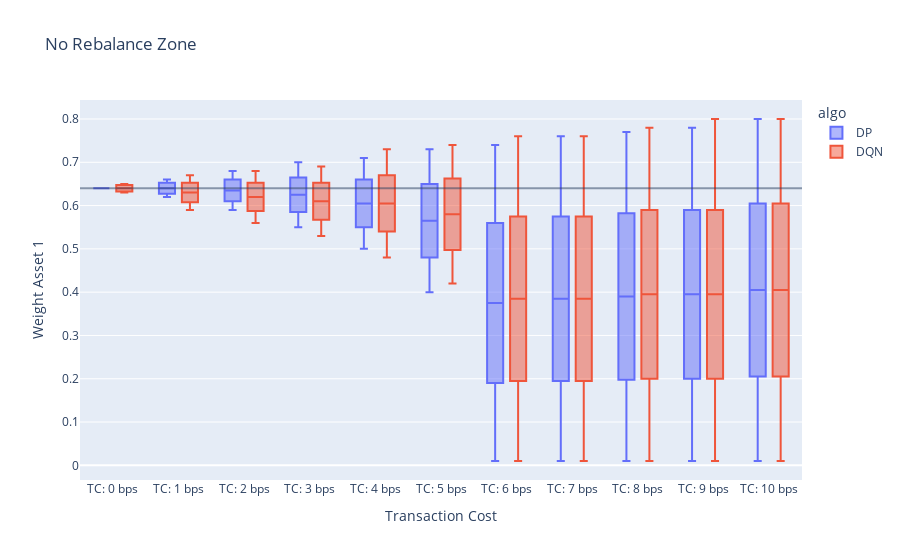

The cell this chart's notebook holds for it:
### Code cell
# Create DataFrames from the dictionaries
df_bm = pd.DataFrame.from_dict(bm_noreb, orient='index').T
df_dqn = pd.DataFrame.from_dict(dqn_noreb, orient='index').T

df_dqn['algo'] = ['DQN']*df_dqn.shape[0]
df_bm['algo'] = ['DP']*df_bm.shape[0]

# Merge the two DataFrames
df_merged = pd.concat([df_bm, df_dqn])

# Create a box plot using Plotly
fig = px.box(df_merged, title="No Rebalance Zone", color='algo')\
    .update_layout(yaxis_title="Weight Asset 1", xaxis_title="Transaction Cost")

fig.add_hline(y=optimal_weight[0], opacity=0.5)

# Show the plot
fig.show()

### Figure 1 — Plotly figure (JSON) as saved in the notebook; plotly's stock layout.template omitted (floating-point values rounded to 4 significant figures; data arrays with more than 128 entries replaced by an {"elided": "..."} marker saying what was removed)
{"data": [{"alignmentgroup": "True", "hovertemplate": "algo=DP<br>variable=%{x}<br>value=%{y}<extra></extra>", "legendgroup": "DP", "marker": {"color": "#636efa"}, "name": "DP", "notched": false, "offsetgroup": "DP", "orientation": "v", "showlegend": true, "type": "box", "x": {"elided": "880 str values"}, "x0": " ", "xaxis": "x", "y": {"elided": "880 float values"}, "y0": " ", "yaxis": "y"}, {"alignmentgroup": "True", "hovertemplate": "algo=DQN<br>variable=%{x}<br>value=%{y}<extra></extra>", "legendgroup": "DQN", "marker": {"color": "#EF553B"}, "name": "DQN", "notched": false, "offsetgroup": "DQN", "orientation": "v", "showlegend": true, "type": "box", "x": {"elided": "880 str values"}, "x0": " ", "xaxis": "x", "y": {"elided": "880 float values"}, "y0": " ", "yaxis": "y"}], "layout": {"boxmode": "group", "legend": {"title": {"text": "algo"}, "tracegroupgap": 0}, "shapes": [{"opacity": 0.5, "type": "line", "x0": 0, "x1": 1, "xref": "x domain", "y0": 0.64, "y1": 0.64, "yref": "y"}], "title": {"text": "No Rebalance Zone"}, "xaxis": {"anchor": "y", "domain": [0, 1], "title": {"text": "Transaction Cost"}}, "yaxis": {"anchor": "x", "domain": [0, 1], "title": {"text": "Weight Asset 1"}}}}
